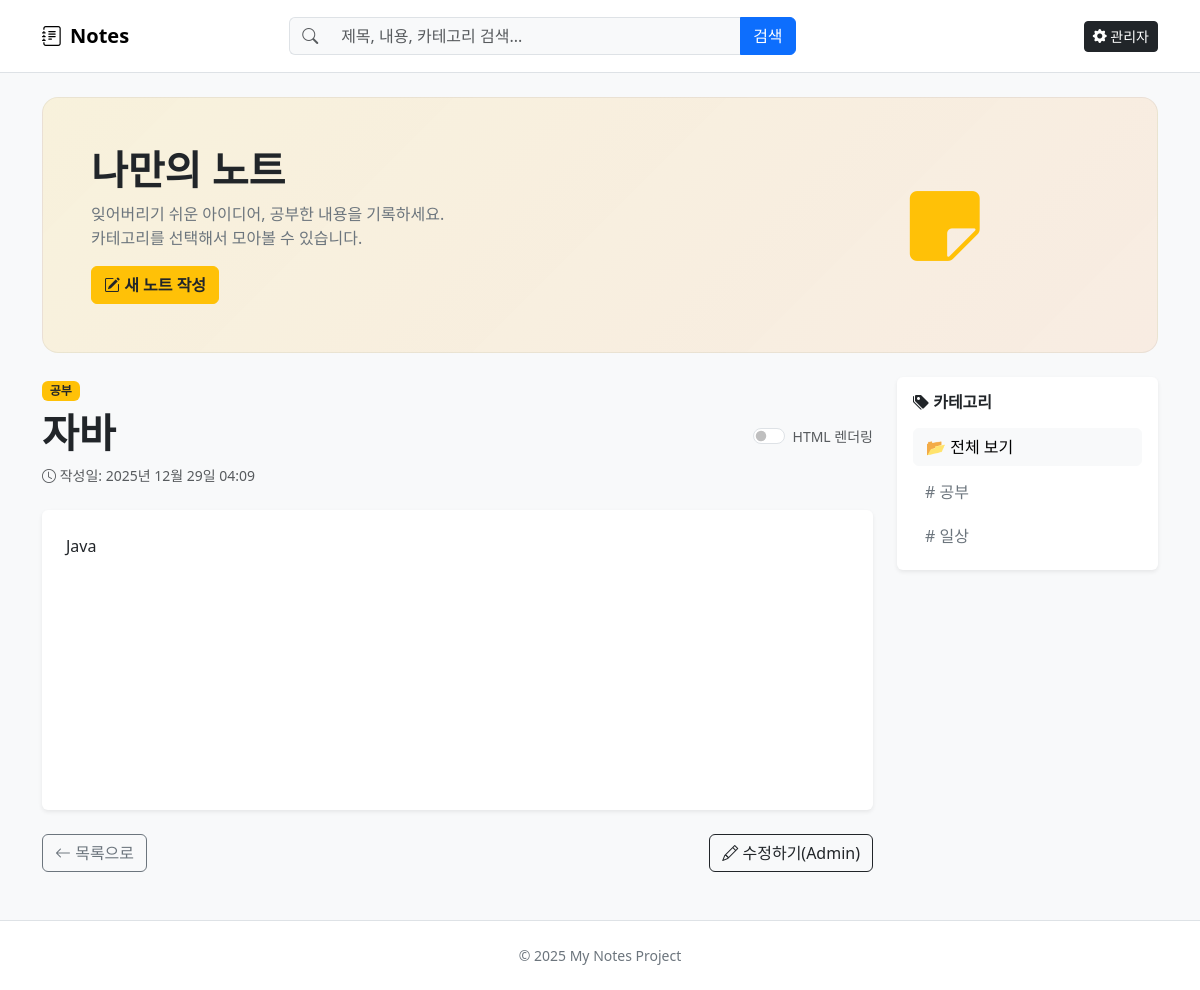
/note/3/, run on the app's committed database.
### notes/models.py (models this page shows, shortened)
class Note(models.Model):
    title = models.CharField(max_length=200)
    content = models.TextField()
    created_at = models.DateTimeField(default=timezone.now)
    category = models.ForeignKey(Category, null=True, blank=True, on_delete=models.CASCADE)
    is_html = models.BooleanField(default=False, verbose_name="HTML 코드 적용")

class Category(models.Model):
    name = models.CharField(max_length=50, unique=True)
    slug = models.SlugField(max_length=200, unique=True, allow_unicode=True)
    class Meta:
        verbose_name_plural = "Categories"

### notes/views.py (the view)
# urls.py: path("note/<int:pk>/", views.note_detail, name="note_detail"),
def note_detail(request, pk):
    note = get_object_or_404(Note, pk=pk)
    categories = Category.objects.all()
    return render(request, "notes/note_detail.html", {
        "note": note,
        "categories": categories
    })

### notes/templates/notes/note_detail.html (shortened to what this page needs)
{% extends "notes/base.html" %}
{% block content %}
<article>
    <header class="mb-4">
        {% if note.category %}
        <span class="badge bg-warning text-dark mb-2">{{ note.category.name }}</span>
        {% endif %}
        <div class="d-flex justify-content-between align-items-center">
            <h1 class="fw-bold mb-2">{{ note.title }}</h1>
            <div class="form-check form-switch">
                <input class="form-check-input" type="checkbox" id="htmlToggle" {% if note.is_html %}checked{% endif %}>
                <label class="form-check-label small text-muted" for="htmlToggle">HTML 렌더링</label>
            </div>
        </div>
        <div class="text-muted small">
            <i class="bi bi-clock"></i> 작성일: {{ note.created_at|date:"Y년 m월 d일 H:i" }}
        </div>
    </header>
    <div class="card shadow-sm border-0 mb-4">
        <div class="card-body p-4" style="min-height: 300px;">
            <div id="view-raw" style="display: none;">
                {{ note.content|linebreaks }}
            </div>
        </div>
    </div>
    <div class="d-flex gap-2">
        <a href="{% url 'note_list' %}" class="btn btn-outline-secondary">
            <i class="bi bi-arrow-left"></i> 목록으로
        </a>
        <a href="/admin/notes/note/{{ note.pk }}/change/" class="btn btn-outline-dark ms-auto">
            <i class="bi bi-pencil"></i> 수정하기(Admin)
        </a>
    </div>
</article>
{% endblock %}

### notes/templates/notes/base.html (shortened to what this page needs)
<!doctype html>
<html lang="ko">
<head>
  <link href="https://cdn.jsdelivr.net/npm/bootstrap@5.3.3/dist/css/bootstrap.min.css" rel="stylesheet">
  <link rel="stylesheet" href="https://cdn.jsdelivr.net/npm/bootstrap-icons@1.11.3/font/bootstrap-icons.min.css">
</head>
<body class="bg-light">
<nav class="navbar navbar-expand-lg bg-white border-bottom sticky-top">
  <div class="container py-2">
    <a class="navbar-brand fw-bold d-flex align-items-center gap-2" href="{% url 'note_list' %}">
      <i class="bi bi-journal-text"></i>
      <span>Notes</span>
    </a>
    <div class="collapse navbar-collapse" id="topNav">
      <form class="d-flex mx-auto my-2 my-lg-0 col-lg-6" role="search" method="get" action="{% url 'note_list' %}">
        <div class="input-group">
            <span class="input-group-text bg-light border-end-0"><i class="bi bi-search text-muted"></i></span>
            <input
                class="form-control border-start-0 bg-light"
                type="search"
                name="q"
                value="{{ search_query|default:'' }}"
                placeholder="제목, 내용, 카테고리 검색..."
                aria-label="Search"
            >
            <button class="btn btn-primary" type="submit">검색</button>
        </div>
      </form>
      <div class="d-flex ms-auto gap-2">
          <a class="btn btn-dark btn-sm" href="/admin/">
            <i class="bi bi-gear-fill"></i> 관리자
          </a>
      </div>
    </div>
  </div>
</nav>
<header class="container py-4">
  <div class="hero rounded-4 p-4 p-md-5 hover-lift">
    <div class="row align-items-center g-3">
      <div class="col-md-8">
        <h1 class="display-6 fw-bold mb-2">나만의 노트</h1>
        <p class="text-secondary mb-3">
          잊어버리기 쉬운 아이디어, 공부한 내용을 기록하세요.<br>
          카테고리를 선택해서 모아볼 수 있습니다.
        </p>
        <div class="d-flex flex-wrap gap-2">
           <a class="btn btn-warning text-dark fw-bold" href="{% url 'note_create' %}">
            <i class="bi bi-pencil-square"></i> 새 노트 작성
          </a>
        </div>
      </div>
      <div class="col-md-4 text-center">
        <i class="bi bi-sticky-fill text-warning" style="font-size: 5rem;"></i>
      </div>
    </div>
  </div>
</header>
<main class="container pb-5">
  <div class="row g-4">
    <section class="col-lg-9">
      {% block content %}{% endblock %}
    </section>
    <aside class="col-lg-3">
        <div class="card shadow-sm border-0">
            <div class="card-body">
                <h6 class="fw-bold mb-3"><i class="bi bi-tags-fill"></i> 카테고리</h6>
                <div class="d-grid gap-2">
                    <a href="{% url 'note_list' %}" class="btn btn-light text-start">
                        📂 전체 보기
                    </a>
                    {% for category in categories %}
                    <a href="{% url 'category_page' category.slug %}" class="btn btn-outline-secondary text-start border-0">
                        # {{ category.name }}
                    </a>
                    {% empty %}
                    <span class="text-muted small">카테고리가 없습니다.</span>
                    {% endfor %}
                </div>
            </div>
        </div>
    </aside>
  </div>
</main>
<footer class="border-top bg-white mt-auto">
  <div class="container py-4 text-center text-secondary small">
    © {% now "Y" %} My Notes Project
  </div>
</footer>
</body>
</html>

### notes/templates/notes/base.html (style rules this page uses)
.hero { background: linear-gradient(135deg, rgba(255,193,7,.12), rgba(253,126,20,.10)); border: 1px solid rgba(0,0,0,.06); }
.hover-lift { transition: transform .15s ease, box-shadow .15s ease; }

### data on the page
Note: category.name "공부", title "자바", created_at "2025년 12월 29일 04:09", content "Java"
Category: name "공부"
Category: name "일상"
